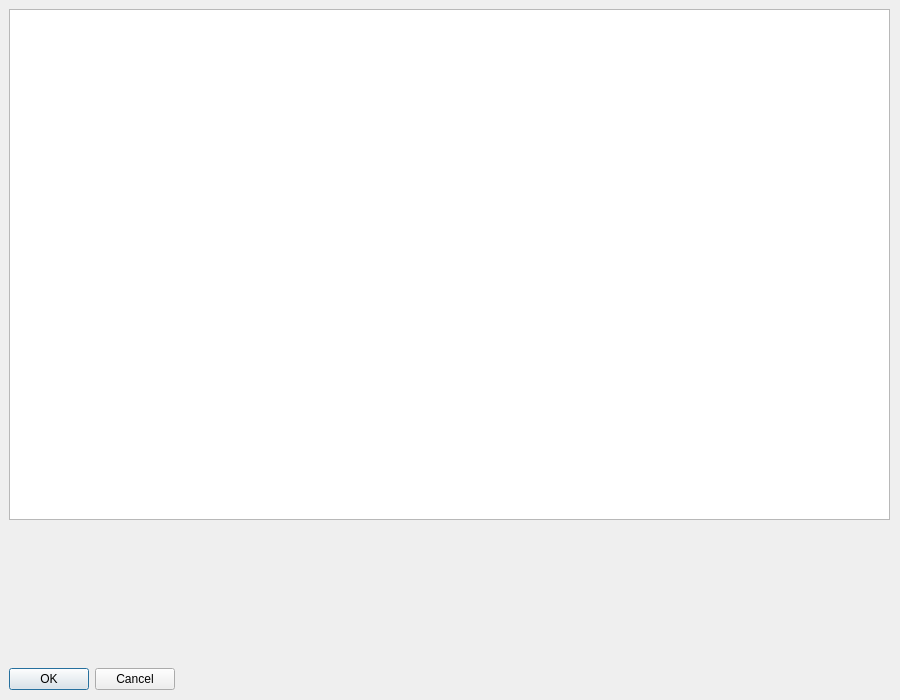
<?xml version="1.0" encoding="UTF-8"?>
<ui version="4.0">
 <class>LuresBoxDialog</class>
 <widget class="QDialog" name="LuresBoxDialog">
  <property name="geometry">
   <rect>
    <x>0</x>
    <y>0</y>
    <width>900</width>
    <height>700</height>
   </rect>
  </property>
  <property name="windowTitle">
   <string>Dialog</string>
  </property>
  <widget class="QDialogButtonBox" name="buttonBox">
   <property name="geometry">
    <rect>
     <x>9</x>
     <y>667</y>
     <width>166</width>
     <height>24</height>
    </rect>
   </property>
   <property name="orientation">
    <enum>Qt::Orientation::Horizontal</enum>
   </property>
   <property name="standardButtons">
    <set>QDialogButtonBox::StandardButton::Cancel|QDialogButtonBox::StandardButton::Ok</set>
   </property>
  </widget>
  <widget class="QListView" name="listView">
   <property name="geometry">
    <rect>
     <x>9</x>
     <y>9</y>
     <width>881</width>
     <height>511</height>
    </rect>
   </property>
   <property name="viewMode">
    <enum>QListView::ViewMode::IconMode</enum>
   </property>
  </widget>
  <widget class="QLabel" name="lureDescriptionLabel">
   <property name="geometry">
    <rect>
     <x>9</x>
     <y>530</y>
     <width>871</width>
     <height>131</height>
    </rect>
   </property>
   <property name="text">
    <string/>
   </property>
  </widget>
 </widget>
 <resources/>
 <connections>
  <connection>
   <sender>buttonBox</sender>
   <signal>accepted()</signal>
   <receiver>LuresBoxDialog</receiver>
   <slot>accept()</slot>
   <hints>
    <hint type="sourcelabel">
     <x>248</x>
     <y>254</y>
    </hint>
    <hint type="destinationlabel">
     <x>157</x>
     <y>274</y>
    </hint>
   </hints>
  </connection>
  <connection>
   <sender>buttonBox</sender>
   <signal>rejected()</signal>
   <receiver>LuresBoxDialog</receiver>
   <slot>reject()</slot>
   <hints>
    <hint type="sourcelabel">
     <x>316</x>
     <y>260</y>
    </hint>
    <hint type="destinationlabel">
     <x>286</x>
     <y>274</y>
    </hint>
   </hints>
  </connection>
 </connections>
</ui>
